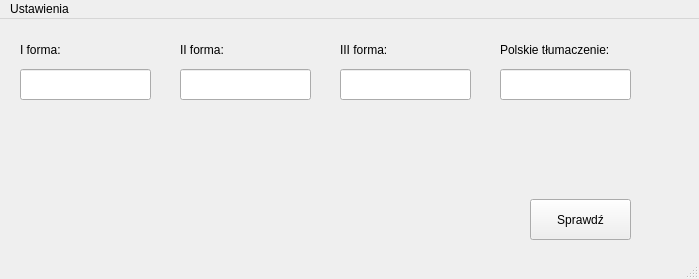
<?xml version="1.0" encoding="UTF-8"?>
<ui version="4.0">
 <class>MainWindow</class>
 <widget class="QMainWindow" name="MainWindow">
  <property name="geometry">
   <rect>
    <x>0</x>
    <y>0</y>
    <width>699</width>
    <height>279</height>
   </rect>
  </property>
  <property name="windowTitle">
   <string>MainWindow</string>
  </property>
  <widget class="QWidget" name="centralWidget">
   <widget class="QLineEdit" name="firstFormIn">
    <property name="geometry">
     <rect>
      <x>20</x>
      <y>50</y>
      <width>131</width>
      <height>31</height>
     </rect>
    </property>
   </widget>
   <widget class="QLineEdit" name="secondFormIn">
    <property name="geometry">
     <rect>
      <x>180</x>
      <y>50</y>
      <width>131</width>
      <height>31</height>
     </rect>
    </property>
   </widget>
   <widget class="QLineEdit" name="thirdFormIn">
    <property name="geometry">
     <rect>
      <x>340</x>
      <y>50</y>
      <width>131</width>
      <height>31</height>
     </rect>
    </property>
   </widget>
   <widget class="QLineEdit" name="translationIn">
    <property name="geometry">
     <rect>
      <x>500</x>
      <y>50</y>
      <width>131</width>
      <height>31</height>
     </rect>
    </property>
   </widget>
   <widget class="QLabel" name="label">
    <property name="geometry">
     <rect>
      <x>20</x>
      <y>20</y>
      <width>61</width>
      <height>21</height>
     </rect>
    </property>
    <property name="font">
     <font>
      <pointsize>9</pointsize>
     </font>
    </property>
    <property name="text">
     <string>I forma:</string>
    </property>
   </widget>
   <widget class="QLabel" name="label_2">
    <property name="geometry">
     <rect>
      <x>180</x>
      <y>20</y>
      <width>61</width>
      <height>21</height>
     </rect>
    </property>
    <property name="font">
     <font>
      <pointsize>9</pointsize>
     </font>
    </property>
    <property name="text">
     <string>II forma:</string>
    </property>
   </widget>
   <widget class="QLabel" name="label_3">
    <property name="geometry">
     <rect>
      <x>340</x>
      <y>20</y>
      <width>61</width>
      <height>21</height>
     </rect>
    </property>
    <property name="font">
     <font>
      <pointsize>9</pointsize>
     </font>
    </property>
    <property name="text">
     <string>III forma:</string>
    </property>
   </widget>
   <widget class="QLabel" name="label_4">
    <property name="geometry">
     <rect>
      <x>500</x>
      <y>20</y>
      <width>121</width>
      <height>21</height>
     </rect>
    </property>
    <property name="font">
     <font>
      <pointsize>9</pointsize>
     </font>
    </property>
    <property name="text">
     <string>Polskie tłumaczenie:</string>
    </property>
   </widget>
   <widget class="QPushButton" name="checkWords">
    <property name="geometry">
     <rect>
      <x>530</x>
      <y>180</y>
      <width>101</width>
      <height>41</height>
     </rect>
    </property>
    <property name="text">
     <string>Sprawdź</string>
    </property>
   </widget>
   <widget class="QLabel" name="firstFormRight">
    <property name="geometry">
     <rect>
      <x>50</x>
      <y>110</y>
      <width>61</width>
      <height>21</height>
     </rect>
    </property>
    <property name="font">
     <font>
      <pointsize>9</pointsize>
     </font>
    </property>
    <property name="text">
     <string/>
    </property>
   </widget>
   <widget class="QLabel" name="thirdFormRight">
    <property name="geometry">
     <rect>
      <x>370</x>
      <y>110</y>
      <width>61</width>
      <height>21</height>
     </rect>
    </property>
    <property name="font">
     <font>
      <pointsize>9</pointsize>
     </font>
    </property>
    <property name="text">
     <string/>
    </property>
   </widget>
   <widget class="QLabel" name="secondFormRight">
    <property name="geometry">
     <rect>
      <x>210</x>
      <y>110</y>
      <width>61</width>
      <height>21</height>
     </rect>
    </property>
    <property name="font">
     <font>
      <pointsize>9</pointsize>
     </font>
    </property>
    <property name="text">
     <string/>
    </property>
   </widget>
   <widget class="QLabel" name="translationRight">
    <property name="geometry">
     <rect>
      <x>500</x>
      <y>110</y>
      <width>131</width>
      <height>21</height>
     </rect>
    </property>
    <property name="font">
     <font>
      <pointsize>9</pointsize>
     </font>
    </property>
    <property name="text">
     <string/>
    </property>
   </widget>
   <widget class="QLabel" name="iconLabel">
    <property name="geometry">
     <rect>
      <x>640</x>
      <y>100</y>
      <width>51</width>
      <height>41</height>
     </rect>
    </property>
    <property name="text">
     <string/>
    </property>
   </widget>
  </widget>
  <widget class="QStatusBar" name="statusBar"/>
  <widget class="QMenuBar" name="menuBar">
   <property name="geometry">
    <rect>
     <x>0</x>
     <y>0</y>
     <width>699</width>
     <height>21</height>
    </rect>
   </property>
   <widget class="QMenu" name="menuUstawienia">
    <property name="title">
     <string>Ustawienia</string>
    </property>
    <addaction name="actionZarz_dzaj_list_s_wek"/>
   </widget>
   <addaction name="menuUstawienia"/>
  </widget>
  <action name="actionZarz_dzaj_list_s_wek">
   <property name="text">
    <string>Zarządzaj listą słówek</string>
   </property>
  </action>
 </widget>
 <layoutdefault spacing="6" margin="11"/>
 <resources/>
 <connections/>
</ui>
